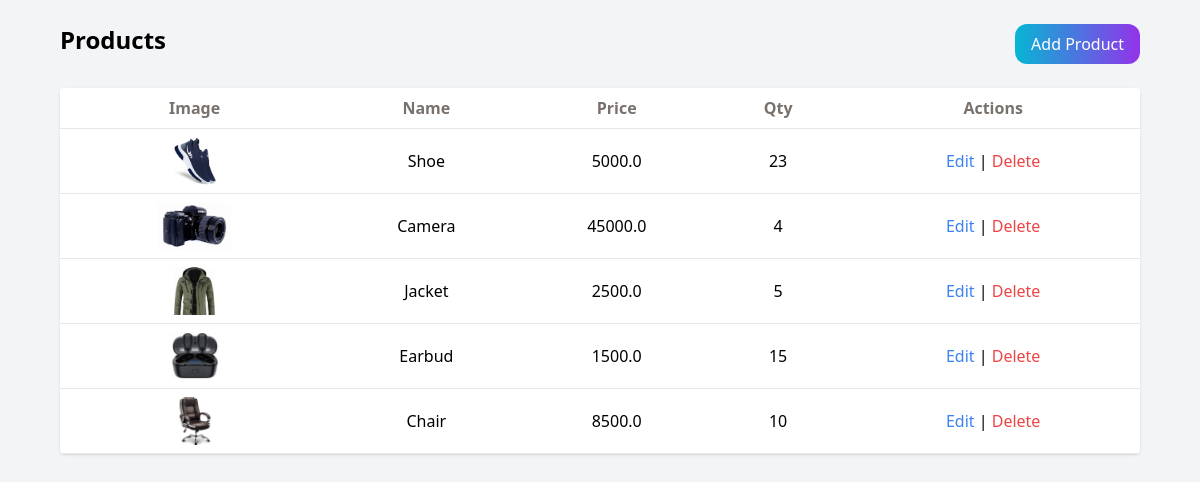
The app's page /products/ (signed in), older data.
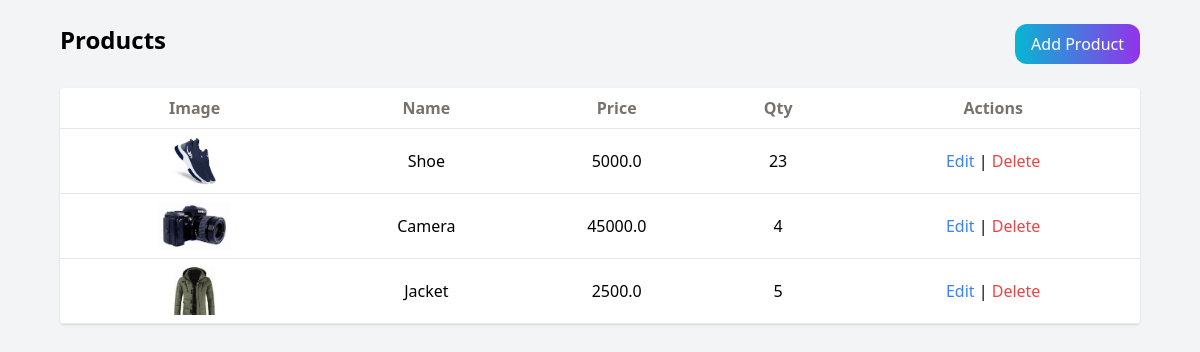
The same page, newer data.
### accounts/models.py (models this page shows, shortened)
class Product(models.Model):
    name = models.CharField(max_length=100)
    price = models.FloatField()
    quantity = models.IntegerField()
    image = models.ImageField(upload_to='products/', blank=True, null=True)
    supplier = models.ForeignKey(Supplier, on_delete=models.CASCADE, null=True, blank=True)
    created_at = models.DateTimeField(auto_now_add=True)

### accounts/views.py (the view)
# urls.py: path('products/', views.product_list, name='product_list'),
@login_required
def product_list(request):
    products = Product.objects.all()
    suppliers = Supplier.objects.all()
    return render(request, 'products/list.html', {
        'products': products,
        'suppliers': suppliers
        })

### templates/products/list.html (shortened to what this page needs)
<!DOCTYPE html>
<html lang="en">
<head>
    <script src="https://cdn.tailwindcss.com"></script>
</head>
<body class="bg-gray-100 p-6 mx-9">
    <div class="flex justify-between mb-6">
        <h1 class="text-2xl font-bold">Products</h1>
        <a onclick="openModal()" class="bg-gradient-to-r from-cyan-500 to-purple-600 text-white px-4 py-2 rounded-xl cursor-pointer">Add Product</a>
    </div>
    <table class="w-full bg-white rounded shadow">
        <thead>
            <tr class="border-b text-stone-500">
                <th class="p-2">Image</th>
                <th class="p-2">Name</th>
                <th class="p-2">Price</th>
                <th class="p-2">Qty</th>
                <th class="p-2">Actions</th>
            </tr>
        </thead>
        <tbody>
            {% for p in products %}
            <tr class="border-b text-center">
                <td class="p-2">
                    {% if p.image %}
                        <img src="{{ p.image.url }}" class="h-12 mx-auto">
                    {% endif %}
                </td>
                <td>{{ p.name }}</td>
                <td>{{ p.price }}</td>
                <td>{{ p.quantity }}</td>
                <td>
                    <a onclick="openEditModal({{ p.id }}, '{{ p.name }}', {{ p.price }}, {{ p.quantity }}, '{{ p.supplier.id }}','{% if p.image %}{{ p.image.url }}{% endif %}')" class="text-blue-500 cursor-pointer">Edit</a> |
                    <a onclick="openDeleteModal({{ p.id }}, '{{ p.name }}')"  class="text-red-500 cursor-pointer">Delete</a>
                </td>
            </tr>
            {% empty %}
            <tr>
                <td colspan="5" class="p-4 text-center">No products</td>
            </tr>
            {% endfor %}
        </tbody>
    </table>
</body>
</html>

Row changes from the older to the newer data that the page shows:
removed Product: image (picture), name "Earbud", price "1500.0", quantity "15"
removed Product: image (picture), name "Chair", price "8500.0", quantity "10"
